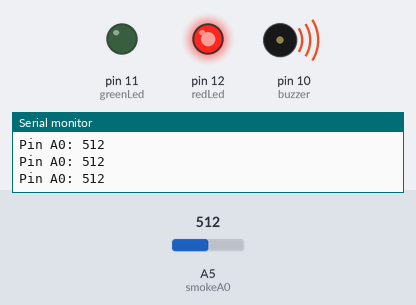
The sketch below on a simulated Arduino Uno, built with avr-gcc and run on an emulated ATmega328P. Parts: output pins drawn as LEDs (lit = HIGH), buzzer (waves = sounding), the last lines printed to the serial monitor. Inputs (shaded band) come from the test bench; at power-on: A5 (smokeA0) = 512.

Above: at 1.2 s.
1.3 s: A5 (smokeA0) set to 417
2.8 s: A5 (smokeA0) set to 393
At 3.6 s:
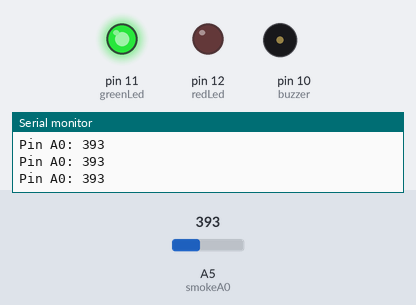
4.3 s: A5 (smokeA0) set to 410
At 4.9 s:
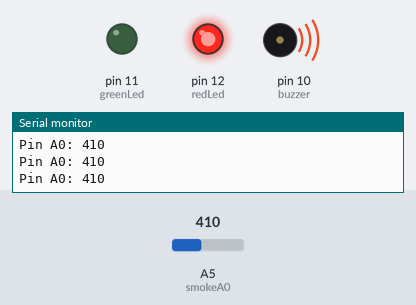
5.8 s: A5 (smokeA0) set to 390
At 6.3 s:
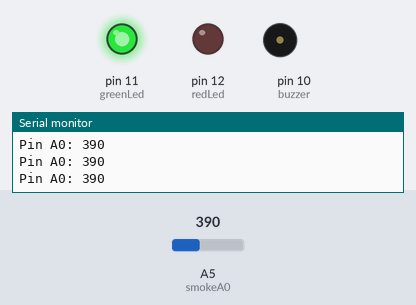
Timing chart, 0 to 8.3 s (numbered marks = the images above; inputs shaded):
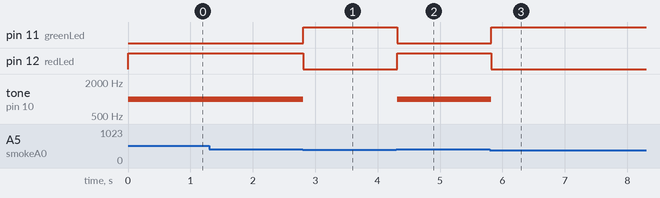

The sketch:

Gas_Servo_Lamp_Buzzer.ino
```cpp
/*******

 All the resources for this project:
 https://www.hackster.io/Aritro

*******/

int redLed = 12;
int greenLed = 11;
int buzzer = 10;
int smokeA0 = A5;
// Your threshold value
int sensorThres = 400;

void setup() {
  pinMode(redLed, OUTPUT);
  pinMode(greenLed, OUTPUT);
  pinMode(buzzer, OUTPUT);
  pinMode(smokeA0, INPUT);
  Serial.begin(9600);
}

void loop() {
  int analogSensor = analogRead(smokeA0);

  Serial.print("Pin A0: ");
  Serial.println(analogSensor);
  // Checks if it has reached the threshold value
  if (analogSensor > sensorThres)
  {
    digitalWrite(redLed, HIGH);
    digitalWrite(greenLed, LOW);
    tone(buzzer, 1000, 200);
  }
  else
  {
    digitalWrite(redLed, LOW);
    digitalWrite(greenLed, HIGH);
    noTone(buzzer);
  }
  delay(100);
}
```

Measured:
- the behaviour switches between 401 and 400 on A5 (smokeA0) (found by bisection; images 0 and 1)
- after the input at 2.8 s, pin 11 (greenLed): LOW → HIGH at once; pin 12 (redLed): HIGH → LOW at once; tone on pin 10 (buzzer): 1000 Hz → silent at once
- after the input at 4.3 s, pin 11 (greenLed): HIGH → LOW at once; pin 12 (redLed): LOW → HIGH at once; tone on pin 10 (buzzer): silent → 1000 Hz at once
- after the input at 5.8 s, pin 11 (greenLed): LOW → HIGH at once; pin 12 (redLed): HIGH → LOW at once; tone on pin 10 (buzzer): 1000 Hz → silent at once
